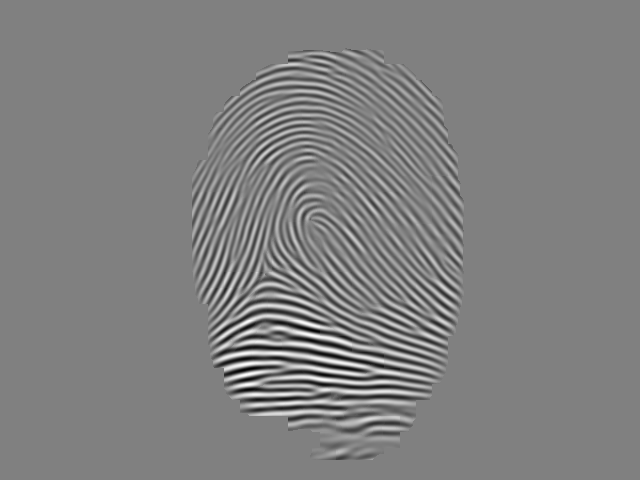
%> input picture 大三上/数图/大作业二/data/输入/r2_5.bmp, 640 x 480 px
$ octave fg21.m   (GNU Octave 9; MATLAB toolbox functions it lacks are replaced by stand-ins)
%> lines starting %> are read from the running program, lines starting %| are printed output that depends on the picture; in (x1, y1, x2, y2) boxes, pixels count from 0 and x2, y2 are one past the last pixel; in counts of white or black regions, pixels touching at a corner belong together; the program's own positions count from 1
I=imread('..\data\输入\r2_5.bmp');
%> I is the input picture: size 480x640 uint8; min 0, max 255, mean 128.1
I=im2double(I);
%> I: size 480x640 double
[M,N]=size(I);
%> M = 480; N = 640
figure;
imshow(I);
%二值化
I=imbinarize(I,0.5);
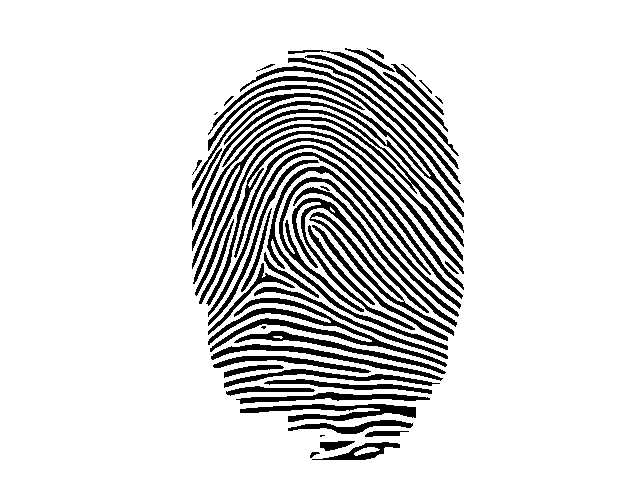
%> I: size 480x640 logical; 85.6% white; 57 black regions (4 under 20 px), largest, box (x1, y1, x2, y2) and area: (192, 76, 464, 217) 2548, (208, 298, 447, 367) 2502, (267, 166, 461, 350) 2247
figure;
imshow(I);
%形态学处理
I=~bwareaopen(~I,50);
I=bwareaopen(I,50);
figure;
imshow(I);
%细化
Ibw = ~bwmorph(~I, 'thin', inf);
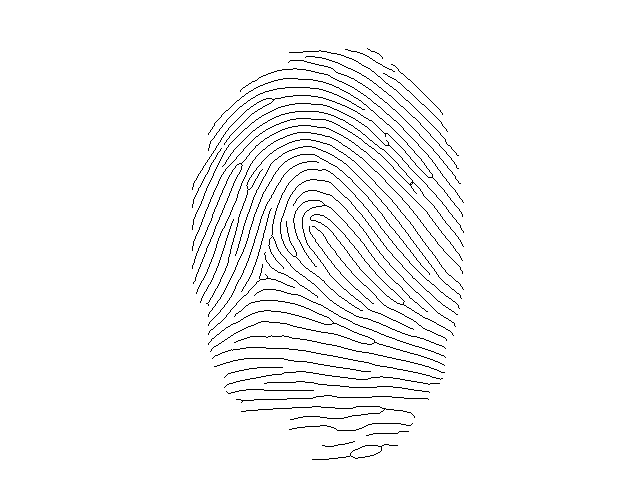
%> Ibw: size 480x640 logical; 96.9% white; black in thin lines or dots, all inside (x1, y1, x2, y2) = (192, 48, 464, 460)
figure;
imshow(Ibw);
%细化后处理
C = ~Pruning(~Ibw, 5);
%> after the loop in Pruning, `for k = 1:len`:
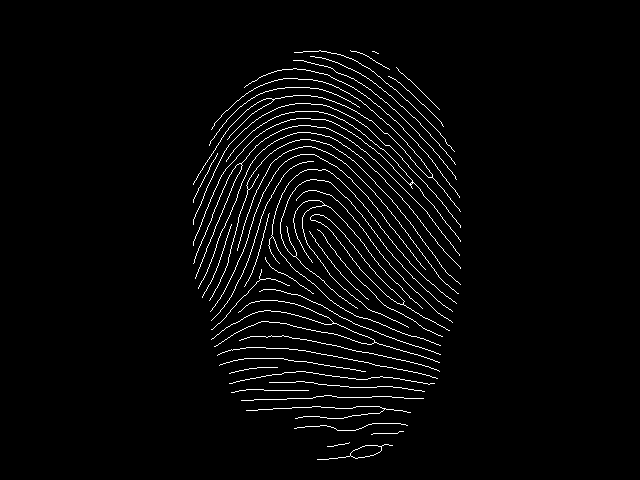
%> X1: size 480x640 logical; 2.9% white in thin lines or dots, all inside (x1, y1, x2, y2) = (193, 50, 461, 460)
%> the loop in Pruning, `for m = 1:size(B,1)` made 8 passes
%> pass 1, in Pruning, `endpoints = bwhitmiss(X1, B{m,1}, B{m,2});`:
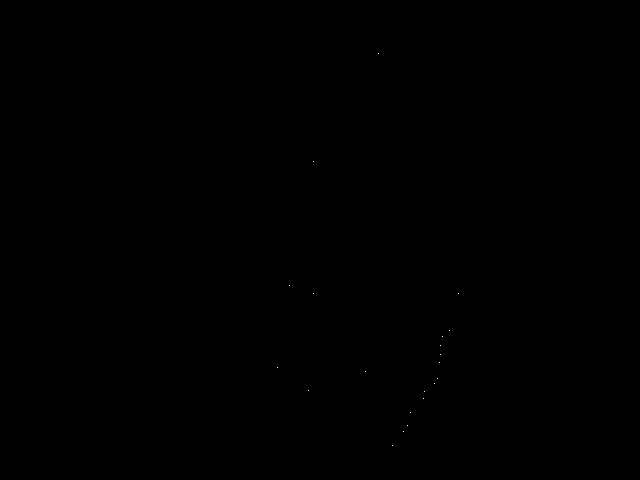
%> endpoints: size 480x640 logical; 0.01% white in thin lines or dots, all inside (x1, y1, x2, y2) = (277, 53, 459, 446)
%> after the loop in Pruning, `for k = 1:len`:
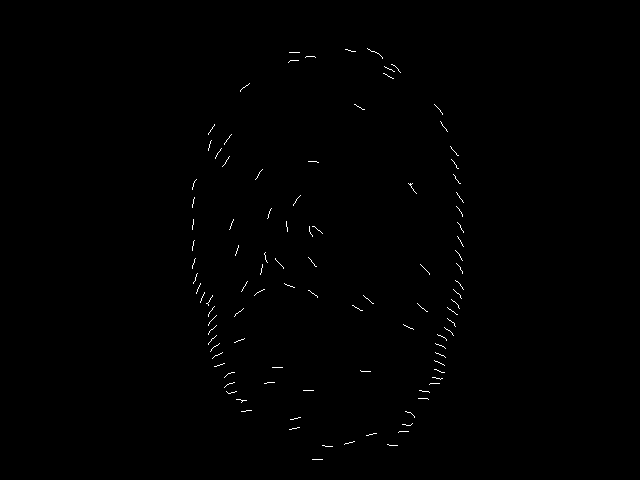
%> X3: size 480x640 logical; 0.37% white in thin lines or dots, all inside (x1, y1, x2, y2) = (192, 48, 464, 460)
%去除桥接
B1=[0,1,1;1,0,1;1,1,0];
B2=[1,0,0;0,1,0;0,0,1];
hm=bwhitmiss(~Ibw,B1,B2);
%> hm: size 480x640 logical; 0% white in thin lines or dots, all inside (x1, y1, x2, y2) = (411, 183, 412, 184)
[x,y]=find(hm==1);
%> x = 184; y = 412
C(x-1:x+1,y-1:y+1)=1;
figure;
imshow(C);
%细节点检测
Icn=zeros(size(I));
for i=2:M-1
    for j=2:N-1
        if C(i,j)==0
            cn=abs(C(i-1,j)-C(i-1,j-1))+abs(C(i-1,j+1)-C(i-1,j))+abs(C(i,j+1)-C(i-1,j+1))...
            +abs(C(i+1,j+1)-C(i,j+1))+abs(C(i+1,j)-C(i+1,j+1))+abs(C(i+1,j-1)-C(i+1,j))...
            +abs(C(i,j-1)-C(i+1,j-1))+abs(C(i-1,j-1)-C(i,j-1));
            Icn(i,j)=cn/2;
        end
    end
end
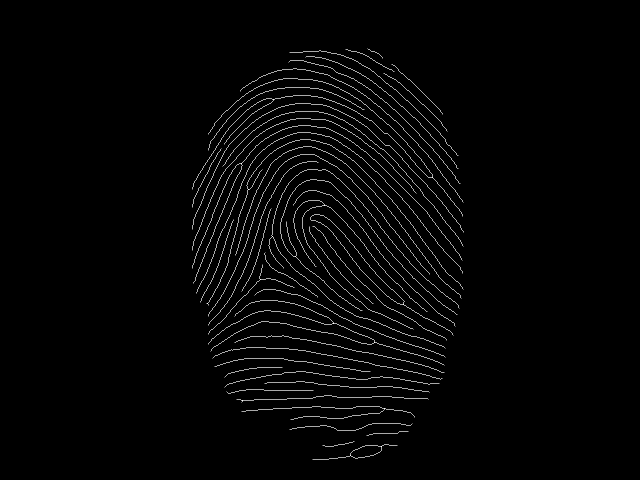
%> Icn: size 480x640 double; min 0, max 3, mean 0.0614; drawn with min black and max white
%> after the loop, cn = 4
figure;
imshow(C);
%标注
[row,col]=find(Icn==1);
%> row = 104 values from 49 to 460; col = 104 values from 193 to 464
hold on, plot(col,row,'gs','MarkerSize',10)
[row,col]=find(Icn==3);
%> row = [304; 164; 401; 190; 280; 237; 100; 257; 206; 324; 456; 343; 447; 409; 305; 178]; col = [208; 242; 243; 249; 261; 273; 274; 296; 325; 334; 351; 375; 382; 385; 404; 433]
hold on, plot(col,row,'rs','MarkerSize',10)
%> after `plot(col,row,'rs','MarkerSize',10)`:
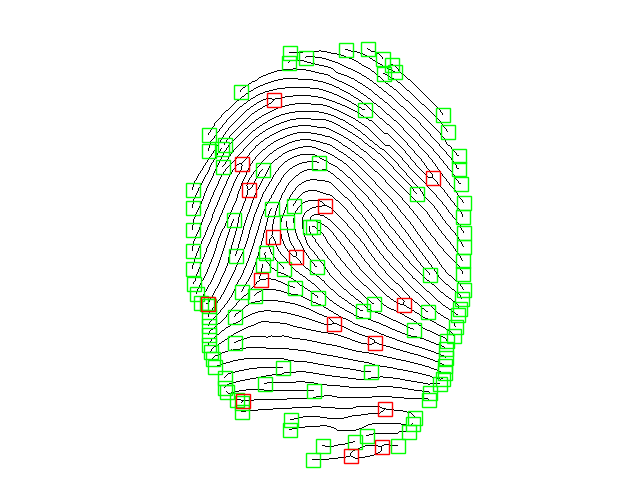
%> figure redrawn from the program's plot data

%去掉边缘细节点
fun2 = @(x) std2(x);
%> the run ends on the next line
Is = nlfilter(I,[3 3],fun2);
% [28 lines not run here, left out]
function C = Pruning(A, len)

B = CreateEndpointSE();
X1 = A;
for k = 1:len
    endpoints = false(size(A));
    for m = 1:size(B,1)
        endpoints = endpoints | bwhitmiss(X1, B{m,1}, B{m,2});
    end
    X1(endpoints) = 0;
end

X2 = false(size(A));
for m = 1:size(B,1)
    endpoints = bwhitmiss(X1, B{m,1}, B{m,2});
    X2(endpoints) = 1;
end

se = strel(ones(3,3));
X3 = X2;
for k = 1:len
    X3 = imdilate(X3, se) & A;
end

C = X3 | X1;
end

%--------------------
function B = CreateEndpointSE()
B{1,1} = [0 0 0; 1 1 0; 0 0 0];
B{1,2} = [0 1 1; 0 0 1; 0 1 1];
for k = 2:4
    B{k,1} = rot90(B{k-1,1});
    B{k,2} = rot90(B{k-1,2});
end
B{5,1} = [1 0 0; 0 1 0; 0 0 0];
B{5,2} = [0 1 1; 1 0 1; 1 1 1];
for k = 6:8
    B{k,1} = rot90(B{k-1,1});
    B{k,2} = rot90(B{k-1,2});
end
end

$ run again, with 大三上/数图/大作业二/data/输入/r96_4.bmp copied over 大三上/数图/大作业二/data/输入/r2_5.bmp
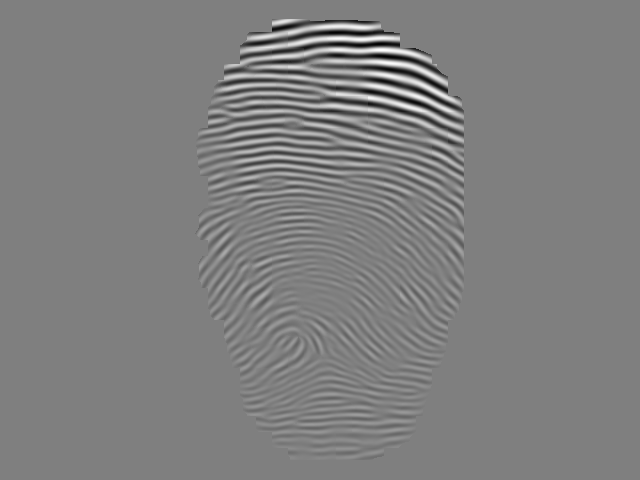
%> input picture 大三上/数图/大作业二/data/输入/r96_4.bmp, 640 x 480 px
%> I is the input picture: size 480x640 uint8; min 0, max 255, mean 127.1
%> Ibw: size 480x640 logical; 94.3% white; black in thin lines or dots, all inside (x1, y1, x2, y2) = (97, 9, 552, 471)
%> x = []
%> after the loop `for i=2:M-1`:
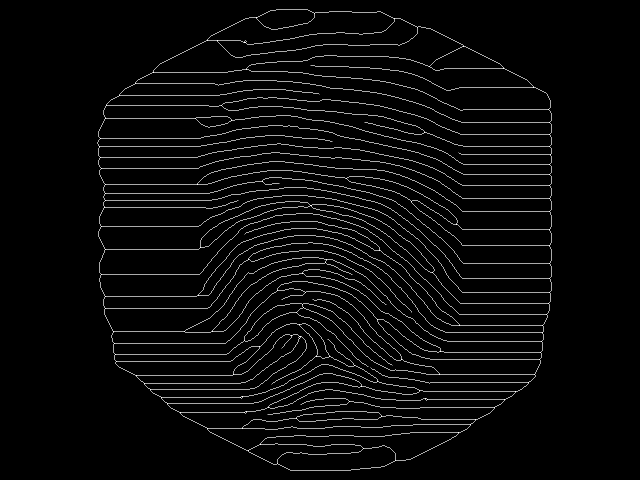
%> Icn: size 480x640 double; min 0, max 3, mean 0.114; drawn with min black and max white
%> after the loop `for i=2:M-1`: cn = 4
%> `[row,col]=find(Icn==1);`: row = 21 values from 66 to 415; col = 21 values from 239 to 459
%> `[row,col]=find(Icn==3);`: row = 133 values from 14 to 464; col = 133 values from 100 to 551
%> `plot(col,row,'rs','MarkerSize',10)`:
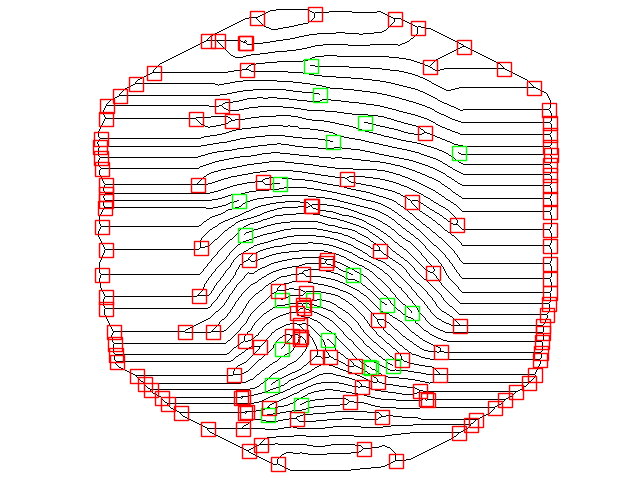
%> figure redrawn from the program's plot data
